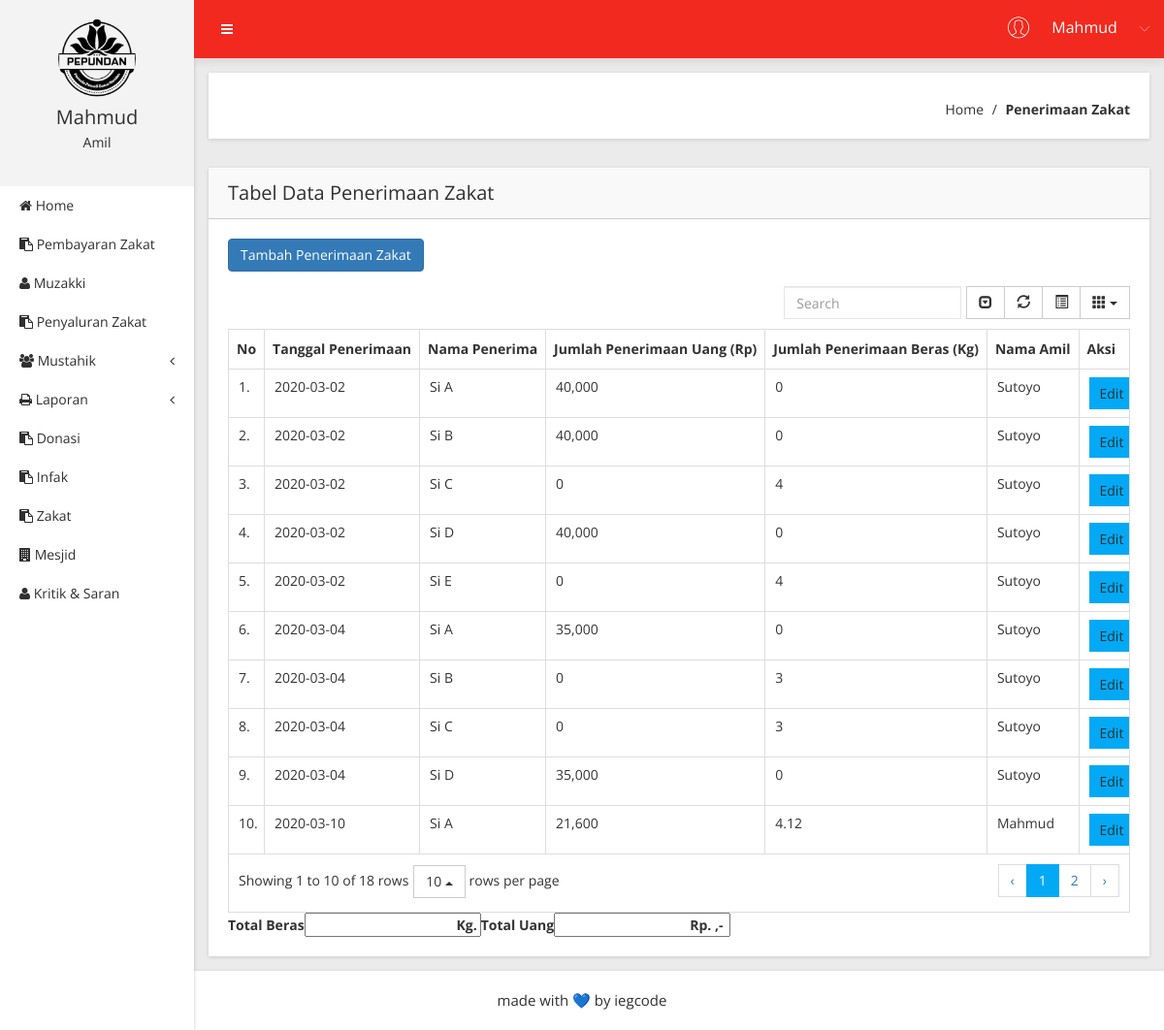
/Penerimaan (signed in), run on the app's committed database.
### tables this page shows
CREATE TABLE `t_penerimaan` (
  `id_penerimaan` int(11) NOT NULL,
  `id_amil` int(11) NOT NULL,
  `id_penerima` int(11) NOT NULL,
  `tgl_penerimaan` date NOT NULL,
  `jumlah_penerimaan_uang` int(11) NOT NULL,
  `jumlah_penerimaan_beras` double NOT NULL
);

CREATE TABLE `t_penerima` (
  `id_penerima` int(11) NOT NULL,
  `nama_penerima` varchar(30) NOT NULL,
  `kategori` varchar(20) NOT NULL,
  `alamat_penerima` varchar(30) NOT NULL,
  `status` varchar(1) NOT NULL
);

CREATE TABLE `t_amil` (
  `id_amil` int(11) NOT NULL,
  `nama_amil` varchar(30) NOT NULL,
  `no_hp_amil` varchar(14) NOT NULL,
  `alamat_amil` varchar(50) NOT NULL,
  `id_mesjid` int(11) NOT NULL
);

### app/core/controller.php (called while the page is built, shortened)
<?php
class controller {
	public function view($view, $data = [])
	{
		require_once 'app/views/' . $view .'.php';
	}
	public function model ($model)
	{
		return new $model;
	}
}

### app/controllers/Penerimaan.php (called while the page is built, shortened)
<?php
class Penerimaan extends Controller {
	public function index()
	{
		$data['judul'] = 'Data Penerimaan';
		$data['pnr'] = $this->model('Penerimaan_model')->getAllPenerimaan();
		$this->view('Penerimaan/index', $data);
	}
}

### app/core/app.php (called while the page is built, shortened)
<?php
class app {
	protected $method = 'index';
	protected $params = [];
	public function __construct ()
	{
		$this->controller = new $this->controller;
 call_user_func_array([$this->controller, $this->method], $this->params);
}
}

### index.php (called while the page is built, shortened)
<?php
$app = new app;

### app/core/database.php (called while the page is built, shortened)
<?php
class Database {
	private $host = DB_HOST;
	private $user = DB_USER;
	private $pass = DB_PASS;
	private $db_name = DB_NAME;
PRIVATE $dbh;
private $stmt;
	public function __construct()
	{
		$dsn = 'mysql:host=' .$this->host. ';dbname=' .$this->db_name;
		$option= [
			PDO::ATTR_PERSISTENT =>true,
			PDO::ATTR_ERRMODE => PDO::ERRMODE_EXCEPTION
		];
		try{
			$this->dbh = new PDO($dsn, $this->user, $this->pass, $option);
		} catch(PDOException $e) {
			die($e->getMessage());
		}
	}
public function query($query){
	$this->stmt= $this->dbh->prepare($query);
}
public function execute()
{
	$this->stmt->execute();
}
public function resultSet()
{
	$this->execute();
	return $this->stmt->fetchALL(PDO::FETCH_ASSOC);
}
}
?>

### app/models/Penerimaan_model.php (called while the page is built, shortened)
<?php
class Penerimaan_model {
	private $db;
	public function __construct(){
		$this->db = new database;
	}
	public function getAllPenerimaan()
	{
		$this->db->query("SELECT * FROM t_penerimaan JOIN t_penerima USING(id_penerima) JOIN t_amil USING(id_amil)");
	 		return $this->db->resultSet();
	}
}

### app/views/Penerimaan/index.php (the view, shortened to what this page needs)
         <div class="breadcome-area mg-b-30 small-dn">
             <div class="container-fluid">
                 <div class="row">
                     <div class="col-lg-12">
                         <div class="breadcome-list shadow-reset">
                             <div class="row">
                                 <div class="col-lg-6">
                                     <div class="breadcome-heading">
                                     </div>
                                 </div>
                                 <div class="col-lg-6">
                                     <ul class="breadcome-menu">
                                         <li><a href="<?=BASEURL;?>/home_index">Home</a> <span class="bread-slash">/</span>
                                         </li>
                                         <li><span class="bread-blod">Penerimaan Zakat</span>
                                         </li>
                                     </ul>
                                 </div>
                             </div>
                         </div>
                     </div>
                 </div>
             </div>
         </div>
         <div class="data-table-area mg-b-15">
             <div class="container-fluid">
                 <div class="row">
                     <div class="col-lg-12">
                         <div class="sparkline13-list shadow-reset">
                             <div class="sparkline13-hd">
                                 <div class="main-sparkline13-hd">
                                     <h1>Tabel <span class="table-project-n">Data</span>  Penerimaan Zakat</h1>
                                 </div>
                             </div>
                             <div class="sparkline13-graph">
                               <p align="left"><a href="<?= BASEURL; ?>/Penerimaan/tambah" button type="button" class="btn btn-primary">Tambah Penerimaan Zakat</a>
                               </p>
                                 <div class="datatable-dashv1-list custom-datatable-overright">
                 <table id="table" data-toggle="table" data-pagination="true" data-search="true" data-show-columns="true" data-show-pagination-switch="true" data-show-refresh="true" data-key-events="true" data-show-toggle="true" data-resizable="true" data-cookie="true" data-cookie-id-table="saveId" data-click-to-select="true" data-toolbar="#toolbar">
                 <thead>
                     <tr>
                         <th>No </th>
                         <th>Tanggal Penerimaan</th>
                         <th>Nama Penerima</th>
                         <th>Jumlah Penerimaan Uang (Rp)</th>
                         <th>Jumlah Penerimaan Beras (Kg)</th>
                         <th>Nama Amil </th>
                         <th>Aksi</th>
                     </tr>
                 </thead>
                 <tbody>
                     <?php
                         $no = 1;
                         foreach( $data['pnr'] as $pnr) :
                     ?>
                     <tr>
                         <td><?=$no++ ?>.</td>
                         <td><?= $pnr['tgl_penerimaan'];?></td>
                         <td><?= $pnr['nama_penerima'];?></td>
                         <td><?= number_format($pnr['jumlah_penerimaan_uang']);?></td>
                         <td><?= $pnr['jumlah_penerimaan_beras'];?></td>
                         <td><?= $pnr['nama_amil'];?></td>
                         <td>
                             <a href="<?= BASEURL; ?>/Penerimaan/form_edit/<?= $pnr['id_penerimaan']?>" class="btn btn-primary btn-sm">Edit</a>
                         </td>
                     </tr>
                 <?php endforeach; ?>
             <table>
         <?php foreach( $data['total'] as $ttl) : ?>
 <?php endforeach;?>
 <th>Total Beras<input type="text" name="" value=" <?= ' '.$ttl['jumlah_beras'] ;?> Kg." style="text-align: right"> </th>
 <th>Total Uang<input type="text" name="" value="Rp.<?= ' '.$ttl['jumlah_uang'] ;?>,- " style="text-align: right"></th>
</table>
                   </tbody>
                 </table>
                                 </div>
                             </div>
                         </div>
                     </div>
                 </div>
             </div>
         </div>
     </div>
 </div>

### data on the page
t_penerimaan: tgl_penerimaan "2020-03-02", id_penerima.nama_penerima "Si A", jumlah_penerimaan_uang "40,000", jumlah_penerimaan_beras "0", id_amil.nama_amil "Sutoyo"
t_penerimaan: tgl_penerimaan "2020-03-02", id_penerima.nama_penerima "Si B", jumlah_penerimaan_uang "40,000", jumlah_penerimaan_beras "0", id_amil.nama_amil "Sutoyo"
t_penerimaan: tgl_penerimaan "2020-03-02", id_penerima.nama_penerima "Si C", jumlah_penerimaan_uang "0", jumlah_penerimaan_beras "4", id_amil.nama_amil "Sutoyo"
t_penerimaan: tgl_penerimaan "2020-03-02", id_penerima.nama_penerima "Si D", jumlah_penerimaan_uang "40,000", jumlah_penerimaan_beras "0", id_amil.nama_amil "Sutoyo"
t_penerimaan: tgl_penerimaan "2020-03-02", id_penerima.nama_penerima "Si E", jumlah_penerimaan_uang "0", jumlah_penerimaan_beras "4", id_amil.nama_amil "Sutoyo"
t_penerimaan: tgl_penerimaan "2020-03-04", id_penerima.nama_penerima "Si A", jumlah_penerimaan_uang "35,000", jumlah_penerimaan_beras "0", id_amil.nama_amil "Sutoyo"
t_penerimaan: tgl_penerimaan "2020-03-04", id_penerima.nama_penerima "Si B", jumlah_penerimaan_uang "0", jumlah_penerimaan_beras "3", id_amil.nama_amil "Sutoyo"
t_penerimaan: tgl_penerimaan "2020-03-04", id_penerima.nama_penerima "Si C", jumlah_penerimaan_uang "0", jumlah_penerimaan_beras "3", id_amil.nama_amil "Sutoyo"
t_penerimaan: tgl_penerimaan "2020-03-04", id_penerima.nama_penerima "Si D", jumlah_penerimaan_uang "35,000", jumlah_penerimaan_beras "0", id_amil.nama_amil "Sutoyo"
t_penerimaan: tgl_penerimaan "2020-03-10", id_penerima.nama_penerima "Si A", jumlah_penerimaan_uang "21,600", jumlah_penerimaan_beras "4.12", id_amil.nama_amil "Mahmud"

### other printed values
$_SESSION['username'] "Mahmud"
$level "Amil"
